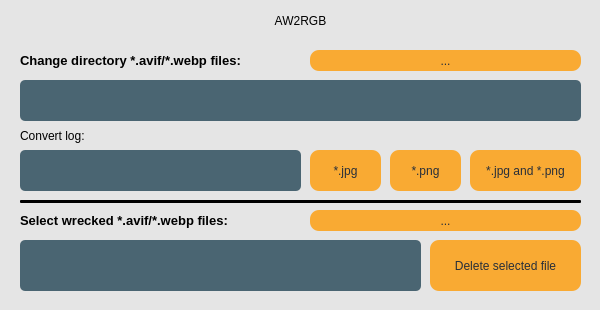
<?xml version="1.0" encoding="UTF-8"?>
<ui version="4.0">
 <class>MainWindow</class>
 <widget class="QMainWindow" name="MainWindow">
  <property name="geometry">
   <rect>
    <x>0</x>
    <y>0</y>
    <width>600</width>
    <height>310</height>
   </rect>
  </property>
  <property name="windowTitle">
   <string>AW2RGB</string>
  </property>
  <property name="windowIcon">
   <iconset>
    <normaloff>AW2RGB.ico</normaloff>AW2RGB.ico</iconset>
  </property>
  <property name="styleSheet">
   <string notr="true">background-color: rgb(229, 229, 229);
font: 900 12pt &quot;Segoe UI&quot;;
border-radius: 5px; </string>
  </property>
  <widget class="QWidget" name="centralwidget">
   <property name="styleSheet">
    <string notr="true"/>
   </property>
   <widget class="QLabel" name="dir_change">
    <property name="geometry">
     <rect>
      <x>20</x>
      <y>50</y>
      <width>281</width>
      <height>21</height>
     </rect>
    </property>
    <property name="font">
     <font>
      <family>Segoe UI</family>
      <pointsize>10</pointsize>
      <italic>false</italic>
      <bold>true</bold>
     </font>
    </property>
    <property name="layoutDirection">
     <enum>Qt::LeftToRight</enum>
    </property>
    <property name="styleSheet">
     <string notr="true">
color: rgb(0, 0, 0);
font: 700 10pt &quot;Segoe UI&quot;;</string>
    </property>
    <property name="text">
     <string>Change directory *.avif/*.webp files:</string>
    </property>
    <property name="textFormat">
     <enum>Qt::AutoText</enum>
    </property>
    <property name="alignment">
     <set>Qt::AlignLeading|Qt::AlignLeft|Qt::AlignVCenter</set>
    </property>
   </widget>
   <widget class="QPushButton" name="pushButton_JPG">
    <property name="geometry">
     <rect>
      <x>310</x>
      <y>150</y>
      <width>71</width>
      <height>41</height>
     </rect>
    </property>
    <property name="styleSheet">
     <string notr="true">QPushButton{
background-color: rgb(249, 170, 51);
color: rgb(40, 47, 57);
font: 900 10pt &quot;Segoe UI&quot;;
border-radius: 9px; 
}
QPushButton:pressed{
background-color: rgb(35, 47, 52);
color: rgb(255, 255, 255);
font: 900 10pt &quot;Segoe UI&quot;;
border-radius: 9px; 
}</string>
    </property>
    <property name="text">
     <string>*.jpg</string>
    </property>
    <property name="autoDefault">
     <bool>false</bool>
    </property>
    <property name="default">
     <bool>false</bool>
    </property>
    <property name="flat">
     <bool>false</bool>
    </property>
   </widget>
   <widget class="QPushButton" name="pushButton_PNG">
    <property name="geometry">
     <rect>
      <x>390</x>
      <y>150</y>
      <width>71</width>
      <height>41</height>
     </rect>
    </property>
    <property name="styleSheet">
     <string notr="true">QPushButton{
background-color: rgb(249, 170, 51);
color: rgb(40, 47, 57);
font: 900 10pt &quot;Segoe UI&quot;;
border-radius: 9px; 
}
QPushButton:pressed{
background-color: rgb(35, 47, 52);
color: rgb(255, 255, 255);
font: 900 10pt &quot;Segoe UI&quot;;
border-radius: 9px; 
}</string>
    </property>
    <property name="text">
     <string>*.png</string>
    </property>
   </widget>
   <widget class="QToolButton" name="dirButton">
    <property name="geometry">
     <rect>
      <x>310</x>
      <y>50</y>
      <width>271</width>
      <height>21</height>
     </rect>
    </property>
    <property name="styleSheet">
     <string notr="true">QToolButton{
background-color: rgb(249, 170, 51);
color: rgb(40, 47, 57);
font: 900 12pt &quot;Segoe UI&quot;;
border-radius: 9px; 
}
QToolButton:pressed{
background-color: rgb(35, 47, 52);
color: rgb(255, 255, 255);
font: 900 12pt &quot;Segoe UI&quot;;
border-radius: 9px; 
}</string>
    </property>
    <property name="text">
     <string>...</string>
    </property>
   </widget>
   <widget class="QListWidget" name="listView_1">
    <property name="geometry">
     <rect>
      <x>20</x>
      <y>80</y>
      <width>561</width>
      <height>41</height>
     </rect>
    </property>
    <property name="styleSheet">
     <string notr="true">background-color: rgb(74, 101, 114);
color: rgb(255, 255, 255);
font: 8pt &quot;Segoe UI&quot;;
border: none;</string>
    </property>
    <property name="wordWrap">
     <bool>true</bool>
    </property>
   </widget>
   <widget class="QListWidget" name="listView_2">
    <property name="geometry">
     <rect>
      <x>20</x>
      <y>150</y>
      <width>281</width>
      <height>41</height>
     </rect>
    </property>
    <property name="styleSheet">
     <string notr="true">background-color: rgb(74, 101, 114);
color: rgb(255, 255, 255);
font: 8pt &quot;Segoe UI&quot;;
border: none;</string>
    </property>
    <property name="wordWrap">
     <bool>true</bool>
    </property>
   </widget>
   <widget class="QLabel" name="label">
    <property name="geometry">
     <rect>
      <x>20</x>
      <y>0</y>
      <width>561</width>
      <height>41</height>
     </rect>
    </property>
    <property name="styleSheet">
     <string notr="true">color: rgb(0, 0, 0);
font: 900 18pt &quot;Segoe UI&quot;;</string>
    </property>
    <property name="text">
     <string>AW2RGB</string>
    </property>
    <property name="alignment">
     <set>Qt::AlignCenter</set>
    </property>
   </widget>
   <widget class="QLabel" name="label_2">
    <property name="geometry">
     <rect>
      <x>20</x>
      <y>125</y>
      <width>271</width>
      <height>21</height>
     </rect>
    </property>
    <property name="styleSheet">
     <string notr="true">color: rgb(0, 0, 0);
font: 700 10pt &quot;Segoe UI&quot;;</string>
    </property>
    <property name="text">
     <string>Convert log:</string>
    </property>
    <property name="alignment">
     <set>Qt::AlignLeading|Qt::AlignLeft|Qt::AlignVCenter</set>
    </property>
   </widget>
   <widget class="QLabel" name="dir_change_2">
    <property name="geometry">
     <rect>
      <x>20</x>
      <y>210</y>
      <width>281</width>
      <height>21</height>
     </rect>
    </property>
    <property name="font">
     <font>
      <family>Segoe UI</family>
      <pointsize>10</pointsize>
      <italic>false</italic>
      <bold>true</bold>
     </font>
    </property>
    <property name="layoutDirection">
     <enum>Qt::LeftToRight</enum>
    </property>
    <property name="styleSheet">
     <string notr="true">
color: rgb(0, 0, 0);
font: 700 10pt &quot;Segoe UI&quot;;</string>
    </property>
    <property name="text">
     <string>Select wrecked *.avif/*.webp files:</string>
    </property>
    <property name="textFormat">
     <enum>Qt::AutoText</enum>
    </property>
    <property name="alignment">
     <set>Qt::AlignLeading|Qt::AlignLeft|Qt::AlignVCenter</set>
    </property>
   </widget>
   <widget class="QToolButton" name="dirButton_2">
    <property name="geometry">
     <rect>
      <x>310</x>
      <y>210</y>
      <width>271</width>
      <height>21</height>
     </rect>
    </property>
    <property name="styleSheet">
     <string notr="true">QToolButton{
background-color: rgb(249, 170, 51);
color: rgb(40, 47, 57);
font: 900 12pt &quot;Segoe UI&quot;;
border-radius: 9px; 
}
QToolButton:pressed{
background-color: rgb(35, 47, 52);
color: rgb(255, 255, 255);
font: 900 12pt &quot;Segoe UI&quot;;
border-radius: 9px; 
}</string>
    </property>
    <property name="text">
     <string>...</string>
    </property>
   </widget>
   <widget class="QListWidget" name="listView_3">
    <property name="geometry">
     <rect>
      <x>20</x>
      <y>240</y>
      <width>401</width>
      <height>51</height>
     </rect>
    </property>
    <property name="styleSheet">
     <string notr="true">background-color: rgb(74, 101, 114);
color: rgb(255, 255, 255);
font: 8pt &quot;Segoe UI&quot;;
border: none;</string>
    </property>
    <property name="wordWrap">
     <bool>true</bool>
    </property>
   </widget>
   <widget class="QPushButton" name="pushButton_DELETE">
    <property name="geometry">
     <rect>
      <x>430</x>
      <y>240</y>
      <width>151</width>
      <height>51</height>
     </rect>
    </property>
    <property name="styleSheet">
     <string notr="true">QPushButton{
background-color: rgb(249, 170, 51);
color: rgb(40, 47, 57);
font: 900 10pt &quot;Segoe UI&quot;;
border-radius: 9px; 
}
QPushButton:pressed{
background-color: rgb(35, 47, 52);
color: rgb(255, 255, 255);
font: 900 10pt &quot;Segoe UI&quot;;
border-radius: 9px; 
}</string>
    </property>
    <property name="text">
     <string>Delete selected file</string>
    </property>
   </widget>
   <widget class="Line" name="line">
    <property name="geometry">
     <rect>
      <x>20</x>
      <y>200</y>
      <width>561</width>
      <height>3</height>
     </rect>
    </property>
    <property name="styleSheet">
     <string notr="true">background-color: rgb(0, 0, 0);
border-radius: 1px; </string>
    </property>
    <property name="orientation">
     <enum>Qt::Horizontal</enum>
    </property>
   </widget>
   <widget class="QPushButton" name="pushButton_JPGPNG">
    <property name="geometry">
     <rect>
      <x>470</x>
      <y>150</y>
      <width>111</width>
      <height>41</height>
     </rect>
    </property>
    <property name="styleSheet">
     <string notr="true">QPushButton{
background-color: rgb(249, 170, 51);
color: rgb(40, 47, 57);
font: 900 10pt &quot;Segoe UI&quot;;
border-radius: 9px; 
}
QPushButton:pressed{
background-color: rgb(35, 47, 52);
color: rgb(255, 255, 255);
font: 900 10pt &quot;Segoe UI&quot;;
border-radius: 9px; 
}</string>
    </property>
    <property name="text">
     <string>*.jpg and *.png</string>
    </property>
    <property name="autoRepeat">
     <bool>false</bool>
    </property>
   </widget>
  </widget>
 </widget>
 <resources/>
 <connections/>
</ui>
